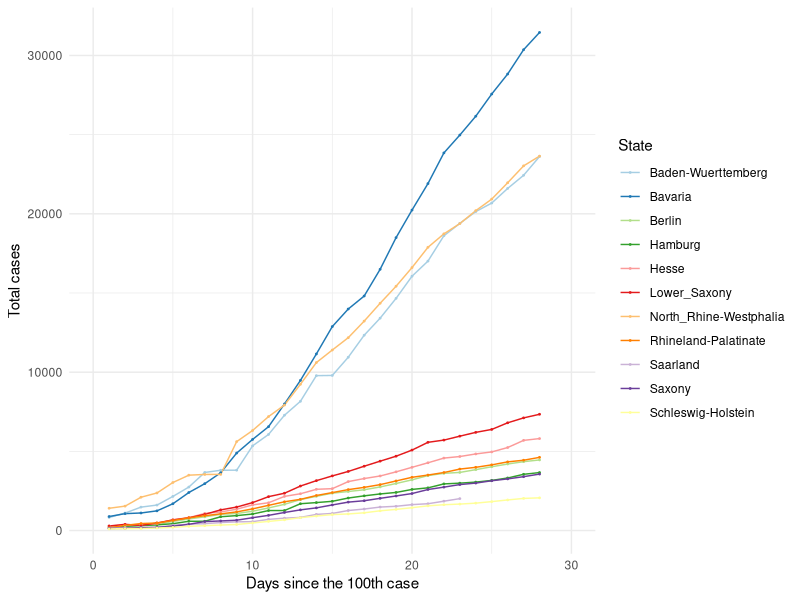
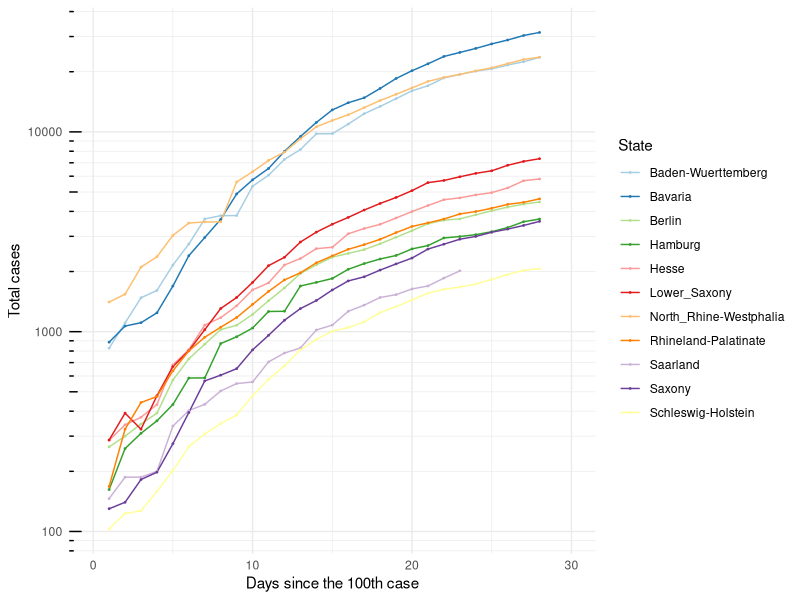
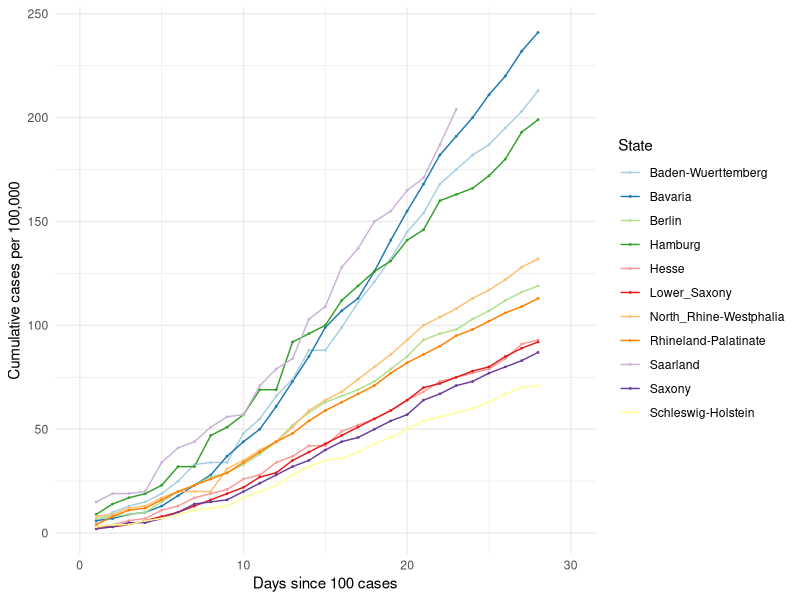
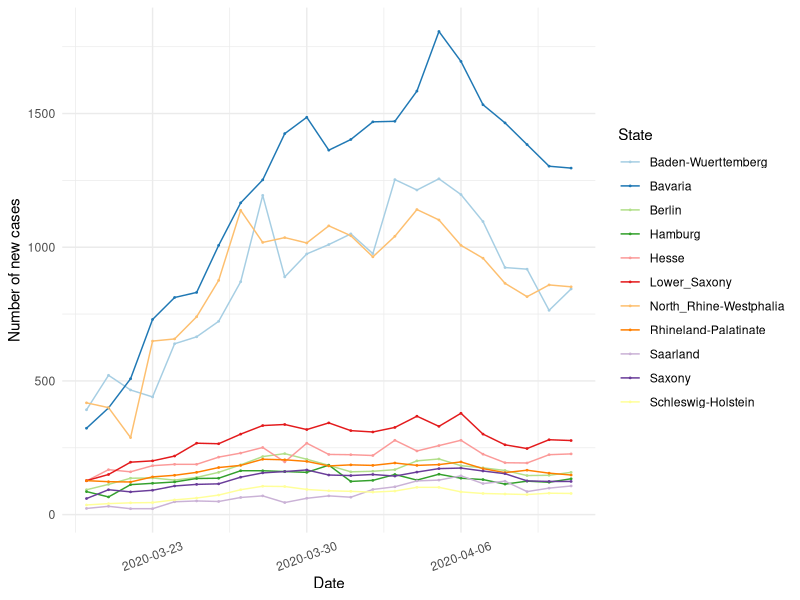
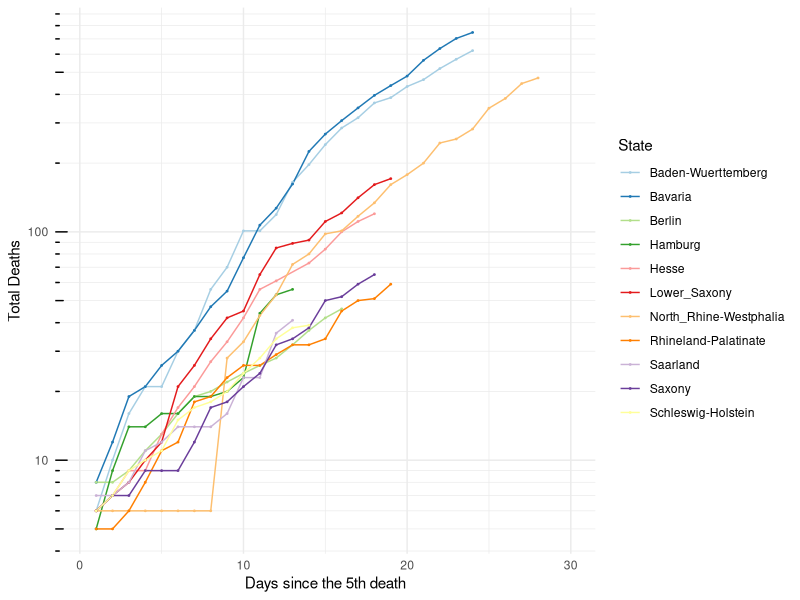

These charts were generated, in order, by the following R code:
## ---- chunk 1

knitr::opts_chunk$set(echo=TRUE, collapse = TRUE)

libload<-function(...) {
    libs<-unlist(list(...))
    req<-unlist(lapply(libs,require,character.only=TRUE))
    need<-libs[req==FALSE]
    if(length(need)>0){ 
        install.packages(need, repos = "https://ftp.fau.de/cran/")
        lapply(need, require, character.only=TRUE)
    }
}
packages <- c("data.table", "ggplot2", "dplyr", "stats", "RColorBrewer", "readr", "here", "scales")
libload(packages)


`%notin%` <- function(x,y) !(x %in% y) 
cumulative.cases <- read_csv(here("static", "data", "Germany10States.csv"))


## ---- chunk 2

## 10 States with the highest cumulative cases ##
#################################################

states.filter <- cumulative.cases[cumulative.cases$Days_100 >= 0,]
states.sel <- unique(states.filter$State)

# Choose all the data points for the selected countries starting from Days_100 > 0
states.final <- states.filter[states.filter$State %in% states.sel & states.filter$Days_100 > 0,]

# Plot 1 == Linear scale for total number of cases
cum.plot <- ggplot(data=states.final, aes(x=Days_100, y=Total_Cases, group=State, color=State)) +
            geom_line() + geom_point(size = 0.3) + scale_color_brewer(palette = 'Paired') +
            scale_x_continuous('Days since the 100th case', limits=c(0,30)) + scale_y_continuous("Total cases") + 
            #ggtitle('Linear scale') +
            theme_minimal()

print(cum.plot)

## ---- chunk 3

## Logarithmic scale ##
#######################

base_breaks <- function(n = 10){
  function(x) {
    axisTicks(log10(range(x, na.rm = TRUE)), log = TRUE, n = n)
  }
}

logbreaks <- 10^(-10:10)
logminor_breaks <- rep(1:9, 21)*(10^rep(-10:10, each=9))

cum.plot2 <- ggplot(data=states.final, aes(x=Days_100, y=Total_Cases, group=State, color=State)) +
  geom_line() + geom_point(size=0.3) + scale_color_brewer(palette = 'Paired') +
  scale_x_continuous(name='Days since the 100th case', limits=c(0,30)) + 
  scale_y_continuous(name="Total cases", trans = 'log10', breaks = logbreaks, minor_breaks = logminor_breaks) +
  annotation_logticks(sides="l") + 
  #ggtitle('Logarithmic scale') +
  theme_minimal()

print(cum.plot2)

## ---- chunk 4

# Plot 1 == Linear scale for total number of cases
per100.plot <- ggplot(data=states.final, aes(x=Days_100, y=Per100, group=State, color=State)) +
            geom_line() + geom_point(size = 0.3) + scale_color_brewer(palette = 'Paired') +
            scale_x_continuous('Days since 100 cases', limits=c(0,30)) + scale_y_continuous("Cumulative cases per 100,000") + 
            #ggtitle('Linear scale') +
            theme_minimal()

print(per100.plot)

## ---- chunk 5
#new.cases <- read_csv(here("static", "data", "GermanyNewCases10States.csv"))

new5days <- states.final[states.final$Avg_5days > 0,]
new5days$Dates <- as.Date(new5days$Dates)

newcase5.plot <- ggplot(data=new5days, aes(x=Dates, y=Avg_5days, group=State, color=State)) +
            geom_line() + geom_point(size = 0.3) + scale_color_brewer(palette = 'Paired') +
            scale_x_date(name='Date', labels=date_format('%Y-%m-%d')) + 
            scale_y_continuous(name="Number of new cases") + 
            #ggtitle('Linear scale') +
            theme_minimal() + theme(axis.text.x = element_text(angle=20, hjust=0.5, vjust=0.5))

print(newcase5.plot)
 
## ---- chunk 6
#num.deaths <- read_csv(here("static", "data", "GermanyTotalDeaths10States.csv"))

# Choose all the data points for the selected countries starting from Days_5 > 0
deaths.final <- states.final[states.final$DeathsDays_5 > 0,]

# Plot 1 == Linear scale for total number of cases
deaths.plot <- ggplot(data=deaths.final, aes(x=DeathsDays_5, y=Deaths, group=State, color=State)) +
   geom_line() + geom_point(size = 0.3) + scale_color_brewer(palette = 'Paired') +
   scale_x_continuous('Days since the 5th death', limits=c(0,30)) + 
   scale_y_continuous("Total Deaths", trans = 'log10', breaks = logbreaks, 
                      minor_breaks = logminor_breaks) +
   annotation_logticks(sides="l") + 
   #ggtitle('Linear scale') +
   theme_minimal()

print(deaths.plot)
